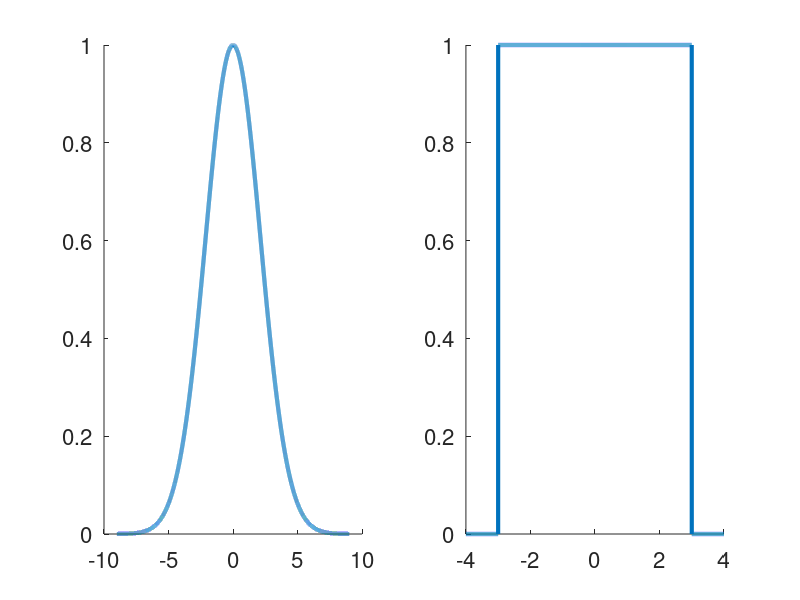

Write the MATLAB code that produced this figure.
% Исходные сигналы
step = 0.001;
% Гаусса
sigma = 3;
x_gauss = -3 * sigma:step:3 * sigma;
u_gauss = exp(- x_gauss.^2 / sigma.^2);
% Прямоугольный
L = 3;
x_rect = -L - 1:step:L + 1;
u_rect = zeros(size(x_rect))
u_rect(abs(x_rect / L) <= 1) = 1;

% Графики
f = figure();
set(0, "defaultlinelinewidth", 3, "defaultaxesfontsize", 16);

% Гаусс
subplot(1, 2, 1);
hold on;
plot(x_gauss, u_gauss);

% Прямоугольный
subplot(1, 2, 2);
hold on;
plot(x_rect, u_rect);
